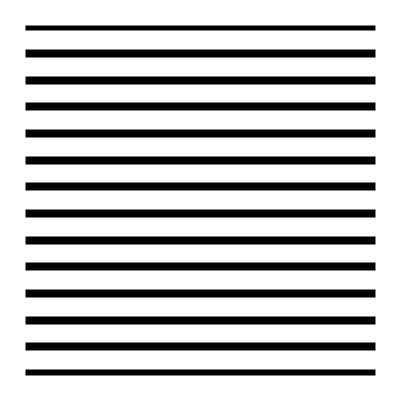
Frame 1 (no input)
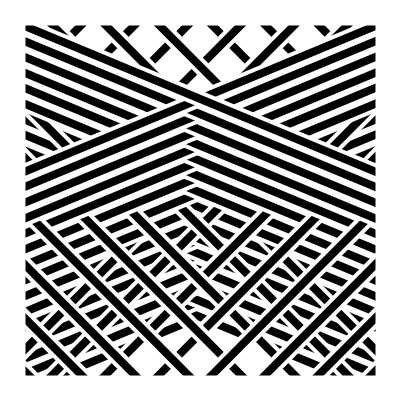
Frame 60 (the mouse pressed at the canvas centre just before this capture)
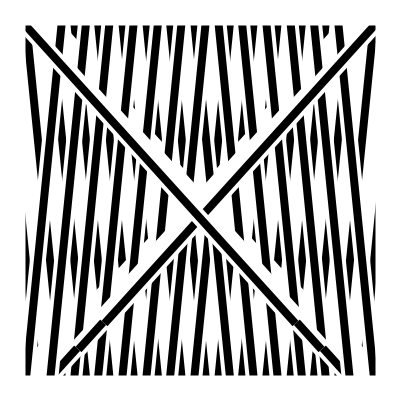
Frame 120 (the mouse held since frame 60 and released just before this capture)

The Processing sketch that drew these frames (run headless with seeded random() and noise(); from frame 60 on, the mouse is pressed at the canvas centre):

// Processing sketch: day_4
// ── day_4.pde
// (c) 2023 Joseph HENRY
// This code is licensed under MIT license (see LICENSE for details)

float easeOutExpo(float x) {
  return x == 1 ? 1 : 1 - pow(2, -10 * x);
}

float easeInOutQuint(float x) {
  return x < 0.5 ? 16 * x * x * x * x * x : 1 - pow(-2 * x + 2, 5) / 2;
}

void lineBorder(float x1, float y1, float x2, float y2, float sw, float sp) {
  strokeCap(SQUARE);
  stroke(255);
  strokeWeight(sp);
  line(x1, y1, x2, y2);
  stroke(0);
  strokeWeight(sw);
  line(x1, y1, x2, y2);
}

void lineBorderFromPointAngle(float x, float y, float angle, float sw, float sp, float size, float anim) {
  pushMatrix();
  translate(x, y);
  rotate(angle);

  lineBorder(-size / 2, 0, -size / 2 + size * anim, 0, sw, sp);

  popMatrix();
}

float movingFactor(float value) {
  return floor(value) + easeInOutQuint(value % 1);
}

float animValue = 0;

void setup() {
  size(400, 400);
}

void draw() {
  background(255);

  float rotateFactor = movingFactor(animValue);

  int nPoints = 15;
  
  for (int i = 0; i < nPoints; i++) {
    float fac = (i / (float) nPoints);
    float x = fac * width;
    lineBorderFromPointAngle(x, x, -QUARTER_PI * rotateFactor, 8, 16, width * 2, 1);
    lineBorderFromPointAngle(width - x, x, QUARTER_PI * rotateFactor, 8, 16, width * 2, 1);
    
    
    lineBorderFromPointAngle(x, height - x, -QUARTER_PI / 2 * rotateFactor, 8, 16, width * 2, 1);
    lineBorderFromPointAngle(width - x, height - x, QUARTER_PI / 2 * rotateFactor, 8, 16, width * 2, 1);
  }
  
  // White border
  noFill();
  strokeWeight(50);
  stroke(255);
  rect(0, 0, width, height);

  animValue += 0.02;
}
